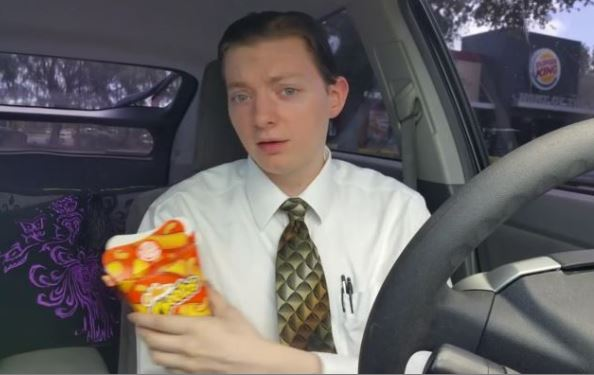
#> input picture Test/123123.JPG, 594 x 375 px; its folder holds only this picture in this run
$ python ImageResize.py
#> lines starting #> are read from the running program, lines starting #| are printed output that depends on the picture
from PIL import Image
import os
import glob

def shrink_all(xdim,ydim,path):
#> called with xdim = 64, ydim = 64, path = 'Test'
    for img in glob.glob(path+"/*.JPG"):
        file,ext = os.path.splitext(img)
        im = Image.open(img)
#> im is the input picture: PIL image 594x375 RGB; mean R, G, B 103, 97.8, 98
        im = crop_to_square(im)
        im.load()
        im = im.resize([xdim,ydim])
        im.show()
        im.save(file + "_mini.JPG","JPEG")

#    0,0__________
#       |        |
#       |  img   |
#       |________|
#                  maxx,maxy
#Crops the images square so they can be refered to in base2
def crop_to_square(im):
    #If width is greater than height we want to horizontally crop
    if(im.width!=im.height):
        if(im.width > im.height):
            offset = (im.width - im.height)/2
#> offset = 109.5
            return im.crop((offset,0,im.width-offset,im.height))
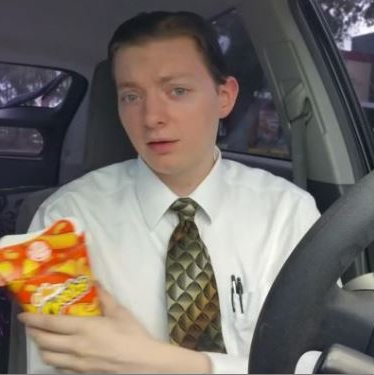
#> returned value: PIL image 374x375 RGB; mean R, G, B 119.2, 111.3, 104.8
        else:
            offset = (im.height - im.width)/2
            return im.crop((0,offset,im.width,im.height-offset))
    else:
        print("Image xy already sqr")
        return im

def main():
    path = os.path.join(os.getcwd(),'Test')
    shrink_all(64,64,path)
#> in shrink_all, `im = im.resize([xdim,ydim])`:
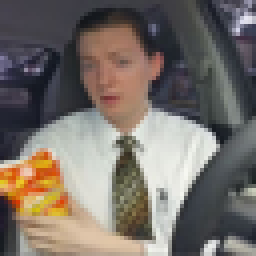
#> im: PIL image 64x64 RGB (shown 4 times larger); mean R, G, B 119.2, 111.3, 104.8

main()
